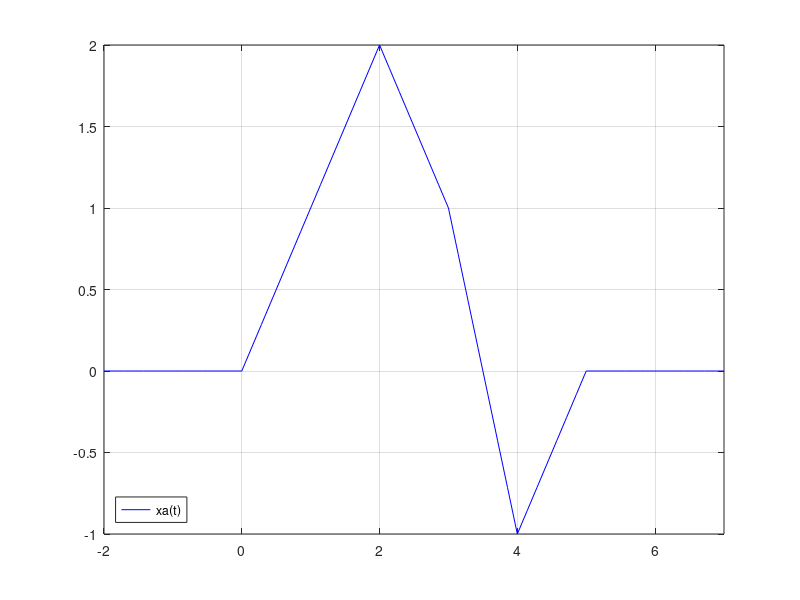
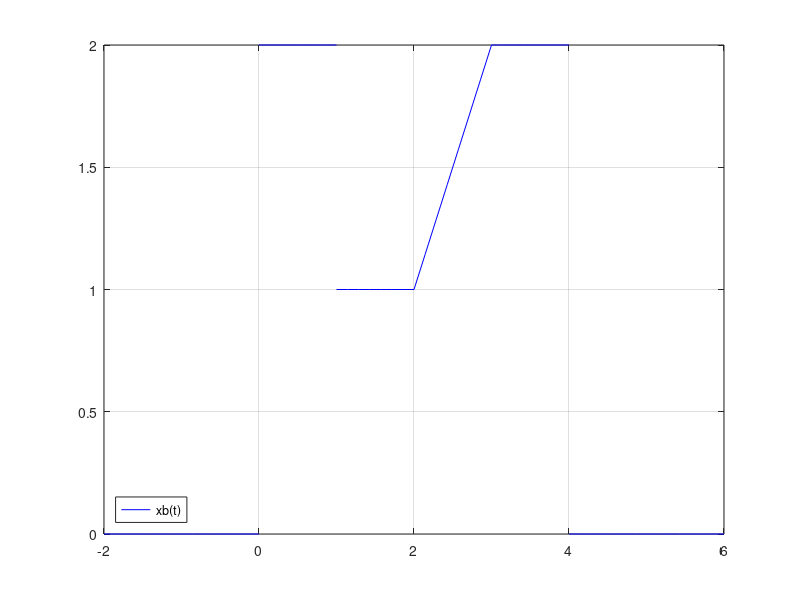

Write the MATLAB code that produced these figures, in order.
% Problem 1 
%xa
figure(1)
fplot(@(x) 0*x, [-2,0], 'b'), hold on
fplot(@(x) 1*x, [0,2], 'b')
fplot(@(x) -x+4, [2,3], 'b')
fplot(@(x) -2*x+7, [3,4], 'b')
fplot(@(x) x-5, [4,5], 'b')
fplot(@(x) 0*x, [5,7], 'b')
xlim([-2,7])
hold off
grid on
legend({'xa(t)'},'Location','southwest')

% xb
figure(2)
fplot(@(x) 0*x, [-2,0], 'b'), hold on
fplot(@(x) 2, [0,1], 'b')
fplot(@(x) 1, [1,2], 'b')
fplot(@(x) x-1, [2,3], 'b')
fplot(@(x) 2, [3,4], 'b')
fplot(@(x) 0*x, [4,6], 'b')
xlim([-2,6])
hold off
grid on
legend({'xb(t)'},'Location','southwest')
